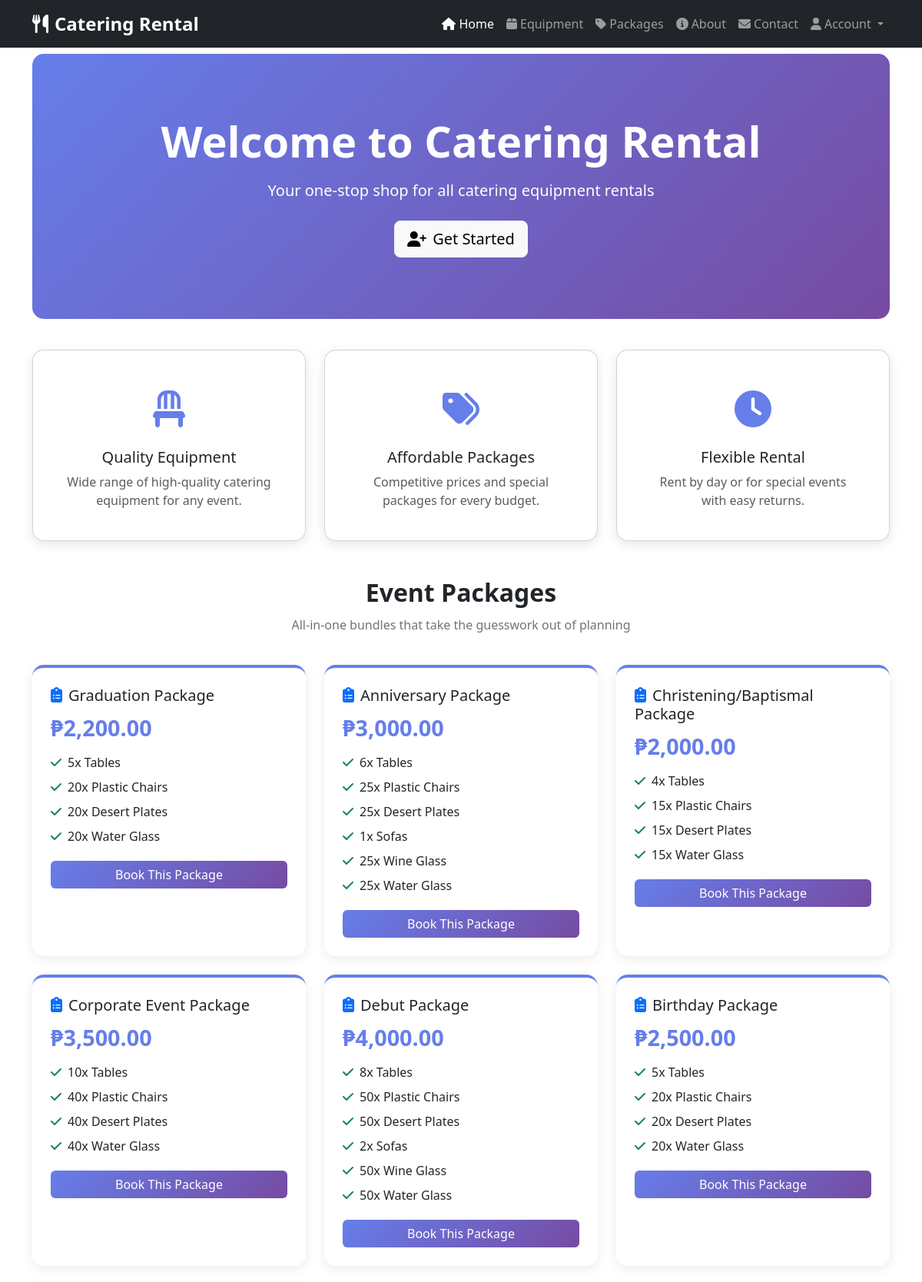
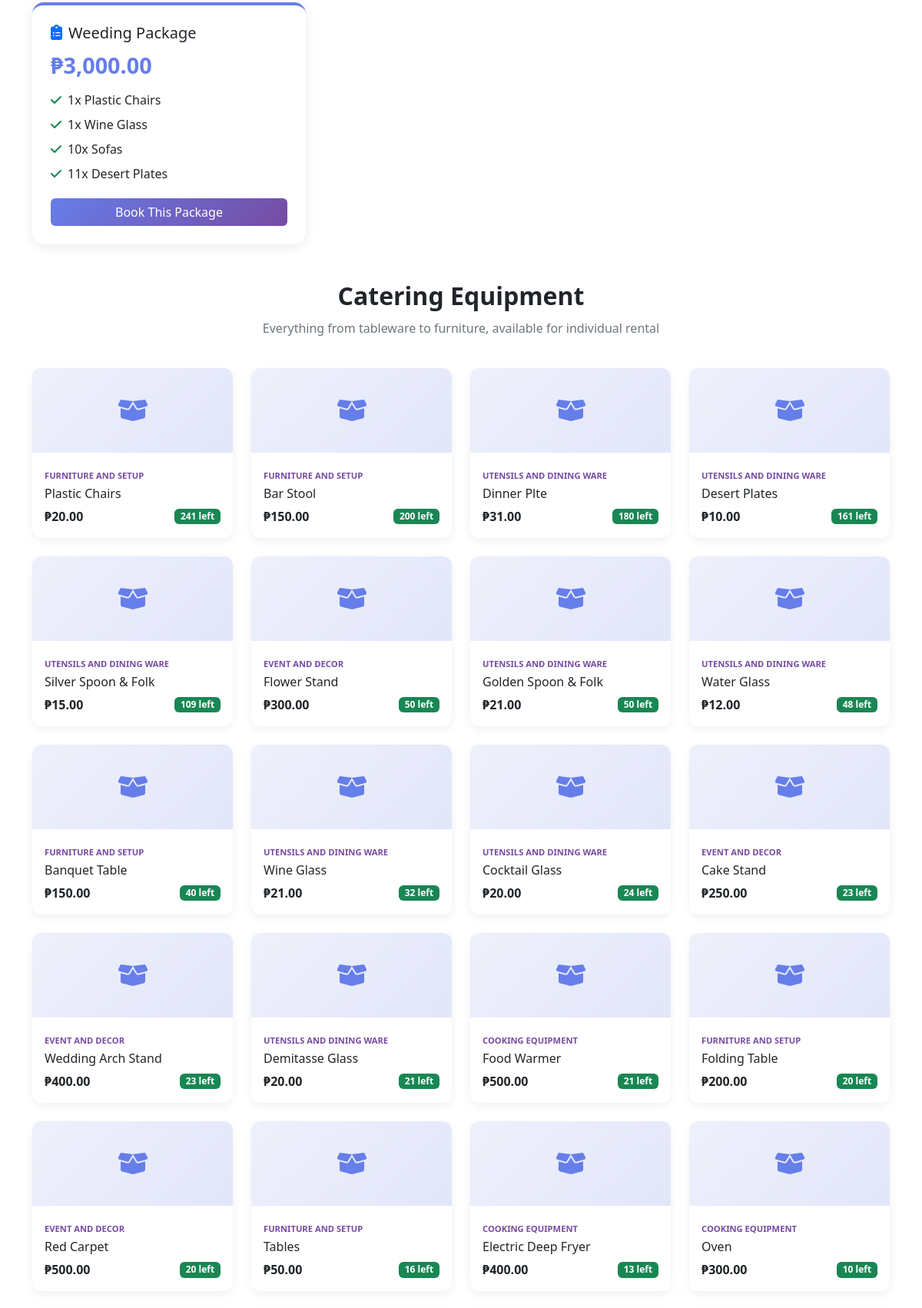
The app's page /user/login.php (upper part) with its own data (2 pictures, top to bottom).
### tables this page shows
CREATE TABLE `packages` (
  `id` int(11) NOT NULL,
  `package_name` varchar(255) NOT NULL,
  `price` decimal(10,2) NOT NULL,
  `created_at` timestamp NOT NULL DEFAULT current_timestamp()
);

CREATE TABLE `equipments` (
  `id` int(11) NOT NULL,
  `name` varchar(255) NOT NULL,
  `photo` varchar(255) DEFAULT NULL,
  `category_id` int(11) NOT NULL,
  `price` decimal(10,2) NOT NULL,
  `quantity` int(11) NOT NULL DEFAULT 0,
  `stock` int(11) NOT NULL DEFAULT 0,
  `created_at` timestamp NOT NULL DEFAULT current_timestamp(),
  `updated_at` timestamp NOT NULL DEFAULT current_timestamp() ON UPDATE current_timestamp()
);

CREATE TABLE `categories` (
  `id` int(11) NOT NULL,
  `category_name` varchar(255) NOT NULL
);

### user/login.php (the view, shortened to what this page needs)
<?php
include 'includes/db_connection.php';
$packages = [];
$pkg_res = $conn->query("SELECT id, package_name, price FROM packages ORDER BY id DESC");
if ($pkg_res) {
    while ($row = $pkg_res->fetch_assoc()) {
        $items = [];
        $item_stmt = $conn->prepare("SELECT e.name, pi.quantity FROM package_items pi JOIN equipments e ON e.id = pi.equipment_id WHERE pi.package_id = ?");
        $item_stmt->bind_param("i", $row['id']);
        $item_stmt->execute();
        $item_res = $item_stmt->get_result();
        while ($it = $item_res->fetch_assoc()) {
            $items[] = $it['quantity'] . 'x ' . $it['name'];
        }
        $row['items'] = $items;
        $packages[] = $row;
    }
}
$equipment = [];
$eq_res = $conn->query("SELECT e.id, e.name, e.photo, e.price, e.stock, c.category_name
                         FROM equipments e
                         JOIN categories c ON c.id = e.category_id
                         ORDER BY e.stock DESC, e.name ASC");
if ($eq_res) {
    while ($row = $eq_res->fetch_assoc()) {
        $equipment[] = $row;
    }
}
?>
<!DOCTYPE html>
<html lang="en">
<head>
    <link rel="stylesheet" href="../assets/bootstrap/css/bootstrap.min.css">
    <link rel="stylesheet" href="../assets/font/css/all.min.css">
</head>
<body>
<nav class="navbar navbar-expand-lg navbar-dark bg-dark fixed-top">
    <div class="container">
        <a class="navbar-brand" href="index.php">
            <i class="fas fa-utensils me-2"></i>Catering Rental
        </a>
        <div class="collapse navbar-collapse" id="navbarNav">
            <ul class="navbar-nav ms-auto">
                <li class="nav-item">
                    <a class="nav-link active" href="index.php"><i class="fas fa-home me-1"></i>Home</a>
                </li>
                <li class="nav-item">
                    <a class="nav-link" href="#equipment-section"><i class="fas fa-box me-1"></i>Equipment</a>
                </li>
                <li class="nav-item">
                    <a class="nav-link" href="#packages-section"><i class="fas fa-tag me-1"></i>Packages</a>
                </li>
                <li class="nav-item">
                    <a class="nav-link" href="#about"><i class="fas fa-info-circle me-1"></i>About</a>
                </li>
                <li class="nav-item">
                    <a class="nav-link" href="#contact"><i class="fas fa-envelope me-1"></i>Contact</a>
                </li>
                <li class="nav-item dropdown">
                    <a class="nav-link dropdown-toggle" href="#" id="userDropdown" role="button" data-bs-toggle="dropdown">
                        <i class="fas fa-user me-1"></i>Account
                    </a>
                </li>
            </ul>
        </div>
    </div>
</nav>
<div class="container">
    <div class="hero-section text-center">
        <div class="container">
            <h1 class="display-4 fw-bold mb-3">Welcome to Catering Rental</h1>
            <p class="lead mb-4">Your one-stop shop for all catering equipment rentals</p>
            <button class="btn btn-light btn-lg" data-bs-toggle="modal" data-bs-target="#registerModal">
                <i class="fas fa-user-plus me-2"></i>Get Started
            </button>
        </div>
    </div>
    <div class="row g-4 mb-5">
        <div class="col-md-4">
            <div class="card feature-card h-100 text-center p-4">
                <div class="card-body">
                    <div class="feature-icon"><i class="fas fa-chair"></i></div>
                    <h5 class="card-title">Quality Equipment</h5>
                    <p class="card-text text-muted">Wide range of high-quality catering equipment for any event.</p>
                </div>
            </div>
        </div>
        <div class="col-md-4">
            <div class="card feature-card h-100 text-center p-4">
                <div class="card-body">
                    <div class="feature-icon"><i class="fas fa-tags"></i></div>
                    <h5 class="card-title">Affordable Packages</h5>
                    <p class="card-text text-muted">Competitive prices and special packages for every budget.</p>
                </div>
            </div>
        </div>
        <div class="col-md-4">
            <div class="card feature-card h-100 text-center p-4">
                <div class="card-body">
                    <div class="feature-icon"><i class="fas fa-clock"></i></div>
                    <h5 class="card-title">Flexible Rental</h5>
                    <p class="card-text text-muted">Rent by day or for special events with easy returns.</p>
                </div>
            </div>
        </div>
    </div>
    <div id="packages-section" class="mb-5">
        <h2 class="section-title text-center">Event Packages</h2>
        <p class="section-sub text-center">All-in-one bundles that take the guesswork out of planning</p>
        <div class="row g-4">
            <?php if (empty($packages)): ?>
                <div class="col-12 text-center text-muted">No packages available yet. Check back soon!</div>
            <?php else: foreach ($packages as $pkg): ?>
                <div class="col-md-6 col-lg-4">
                    <div class="package-card p-4">
                        <h5><i class="fas fa-clipboard-list me-2 text-primary"></i><?= htmlspecialchars($pkg['package_name']) ?></h5>
                        <div class="package-price mb-2">₱<?= number_format($pkg['price'], 2) ?></div>
                        <ul class="package-items list-unstyled mb-3">
                            <?php if (empty($pkg['items'])): ?>
                                <li class="text-muted">Contact us for details</li>
                            <?php else: foreach ($pkg['items'] as $it): ?>
                                <li><i class="fas fa-check text-success me-2"></i><?= htmlspecialchars($it) ?></li>
                            <?php endforeach; endif; ?>
                        </ul>
                        <button class="btn btn-primary w-100" data-bs-toggle="modal" data-bs-target="#loginModal">Book This Package</button>
                    </div>
                </div>
            <?php endforeach; endif; ?>
        </div>
    </div>
    <div id="equipment-section" class="mb-5">
        <h2 class="section-title text-center">Catering Equipment</h2>
        <p class="section-sub text-center">Everything from tableware to furniture, available for individual rental</p>
        <div class="row g-4">
            <?php if (empty($equipment)): ?>
                <div class="col-12 text-center text-muted">No equipment listed yet.</div>
            <?php else: foreach ($equipment as $eq): ?>
                <div class="col-6 col-md-4 col-lg-3">
                    <div class="equipment-card">
                        <div class="equipment-thumb">
                            <i class="fas fa-box-open"></i>
                        </div>
                        <div class="p-3">
                            <span class="equipment-category"><?= htmlspecialchars($eq['category_name']) ?></span>
                            <h6 class="mt-1 mb-2"><?= htmlspecialchars($eq['name']) ?></h6>
                            <div class="d-flex justify-content-between align-items-center">
                                <strong>₱<?= number_format($eq['price'], 2) ?></strong>
                                <span class="badge stock-badge <?= $eq['stock'] > 0 ? 'bg-success' : 'bg-danger' ?>">
                                    <?= $eq['stock'] > 0 ? $eq['stock'] . ' left' : 'Out of stock' ?>
                                </span>
                            </div>
                        </div>
                    </div>
                </div>
            <?php endforeach; endif; ?>
        </div>
    </div>
</div>
</body>
</html>

### user/login.php (style rules this page uses)
body { padding-top: 70px; }
.hero-section { background: linear-gradient(135deg, #667eea 0%, #764ba2 100%); color: white; padding: 80px 0; border-radius: 15px; margin-bottom: 40px; }
.feature-card { transition: transform 0.3s; border-radius: 15px; box-shadow: 0 4px 15px rgba(0,0,0,0.1); }
.feature-icon { font-size: 3rem; color: #667eea; margin-bottom: 15px; }
.navbar-brand { font-weight: bold; font-size: 1.5rem; }
.btn-primary { background: linear-gradient(135deg, #667eea 0%, #764ba2 100%); border: none; }
.section-title { font-weight: bold; margin-bottom: 10px; }
.section-sub { color: #6c757d; margin-bottom: 40px; }
.package-card { border-radius: 15px; box-shadow: 0 4px 15px rgba(0,0,0,0.08); height: 100%; border-top: 4px solid #667eea; }
.package-price { font-size: 1.8rem; font-weight: bold; color: #667eea; }
.package-items li { padding: 4px 0; }
.equipment-card { border-radius: 12px; box-shadow: 0 4px 12px rgba(0,0,0,0.06); height: 100%; overflow: hidden; }
.equipment-thumb { height: 110px; background: linear-gradient(135deg, #eef0fb, #e2e6fa); display: flex; align-items: center; justify-content: center; font-size: 2rem; color: #667eea; }
.equipment-category { font-size: 0.7rem; text-transform: uppercase; color: #764ba2; font-weight: 600; }
.stock-badge { font-size: 0.75rem; }

### records on screen
packages: package_name "Graduation Package", price "2,200.00", it "5x Tables", it "20x Plastic Chairs", it "20x Desert Plates", it "20x Water Glass"
packages: package_name "Anniversary Package", price "3,000.00", it "6x Tables", it "25x Plastic Chairs", it "25x Desert Plates", it "1x Sofas", it "25x Wine Glass", it "25x Water Glass"
packages: package_name "Christening/Baptismal Package", price "2,000.00", it "4x Tables", it "15x Plastic Chairs", it "15x Desert Plates", it "15x Water Glass"
packages: package_name "Corporate Event Package", price "3,500.00", it "10x Tables", it "40x Plastic Chairs", it "40x Desert Plates", it "40x Water Glass"
packages: package_name "Debut Package", price "4,000.00", it "8x Tables", it "50x Plastic Chairs", it "50x Desert Plates", it "2x Sofas", it "50x Wine Glass", it "50x Water Glass"
packages: package_name "Birthday Package", price "2,500.00", it "5x Tables", it "20x Plastic Chairs", it "20x Desert Plates", it "20x Water Glass"
packages: package_name "Weeding Package", price "3,000.00", it "1x Plastic Chairs", it "1x Wine Glass", it "10x Sofas", it "11x Desert Plates"
equipments: category.category_name "FURNITURE AND SETUP", name "Plastic Chairs", price "20.00", stock "241"
equipments: category.category_name "FURNITURE AND SETUP", name "Bar Stool", price "150.00", stock "200"
equipments: category.category_name "UTENSILS AND DINING WARE", name "Dinner Plte", price "31.00", stock "180"
equipments: category.category_name "UTENSILS AND DINING WARE", name "Desert Plates", price "10.00", stock "161"
equipments: category.category_name "UTENSILS AND DINING WARE", name "Silver Spoon & Folk", price "15.00", stock "109"
equipments: category.category_name "EVENT AND DECOR", name "Flower Stand", price "300.00", stock "50"
equipments: category.category_name "UTENSILS AND DINING WARE", name "Golden Spoon & Folk", price "21.00", stock "50"
equipments: category.category_name "UTENSILS AND DINING WARE", name "Water Glass", price "12.00", stock "48"
equipments: category.category_name "FURNITURE AND SETUP", name "Banquet Table", price "150.00", stock "40"
equipments: category.category_name "UTENSILS AND DINING WARE", name "Wine Glass", price "21.00", stock "32"
equipments: category.category_name "UTENSILS AND DINING WARE", name "Cocktail Glass", price "20.00", stock "24"
equipments: category.category_name "EVENT AND DECOR", name "Cake Stand", price "250.00", stock "23"
equipments: category.category_name "EVENT AND DECOR", name "Wedding Arch Stand", price "400.00", stock "23"
equipments: category.category_name "UTENSILS AND DINING WARE", name "Demitasse Glass", price "20.00", stock "21"
equipments: category.category_name "COOKING EQUIPMENT", name "Food Warmer", price "500.00", stock "21"
equipments: category.category_name "FURNITURE AND SETUP", name "Folding Table", price "200.00", stock "20"
equipments: category.category_name "EVENT AND DECOR", name "Red Carpet", price "500.00", stock "20"
equipments: category.category_name "FURNITURE AND SETUP", name "Tables", price "50.00", stock "16"
equipments: category.category_name "COOKING EQUIPMENT", name "Electric Deep Fryer", price "400.00", stock "13"
equipments: category.category_name "COOKING EQUIPMENT", name "Oven", price "300.00", stock "10"
